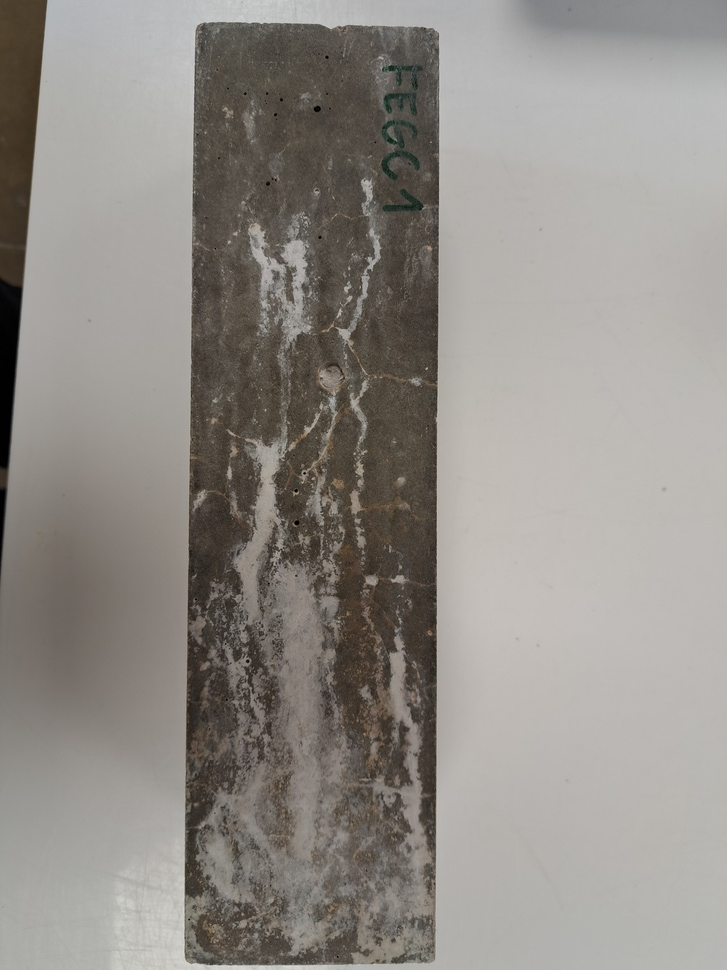
#> input picture 20230420_134658.jpg, 727 x 970 px, shrunk from 3468 x 4624 before the run
$ python contornos.py
#> lines starting #> are read from the running program, lines starting #| are printed output that depends on the picture; after the words box and inside, x2 and y2 are one past the last pixel; in counts of white or black regions, pixels touching at a corner belong together
"""
Script para la deteción y dibuj de contornos
"""

import numpy as np
import cv2 as cv


"""
Abrir imagen
"""

im = cv.imread('20230420_134658.jpg')
#> im is the input picture: shape (970, 727, 3); mean B, G, R 135.7, 141.1, 145.3
assert im is not None, "file could not be read, check with os.path.exists()"
imgray = cv.cvtColor(im, cv.COLOR_BGR2GRAY)
ret, thresh = cv.threshold(imgray, 127, 255, 0)
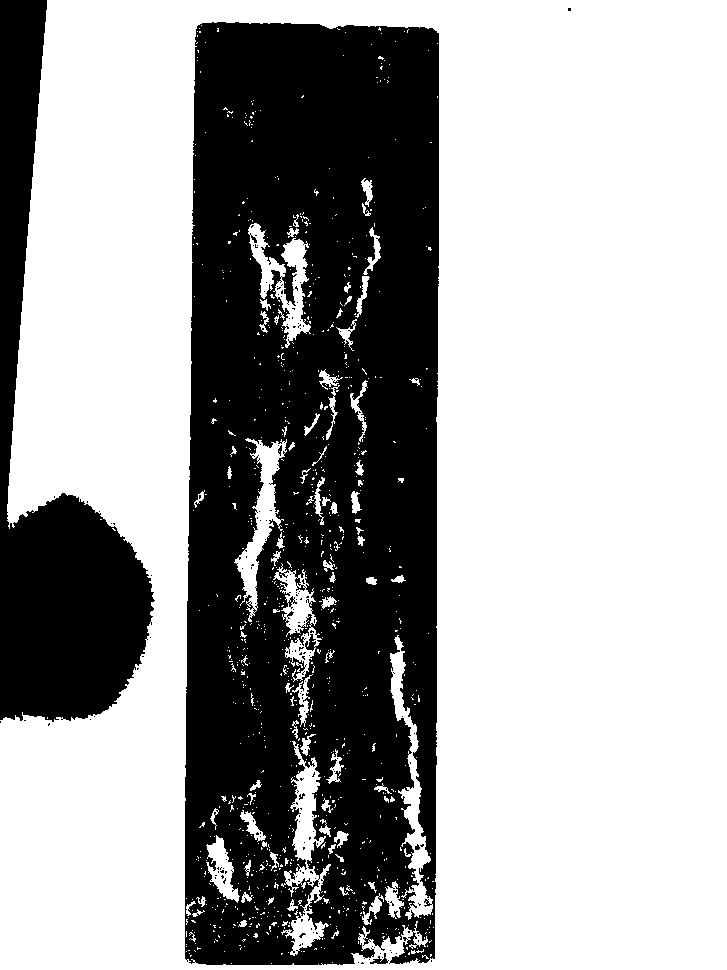
#> thresh: shape (970, 727); 64.6% white; 192 black regions (185 under 20 px)
contours, hierarchy = cv.findContours(thresh, cv.RETR_TREE, cv.CHAIN_APPROX_SIMPLE)
#> contours = 1287 contours, 1214 with area under 20; largest, box (x1, y1, x2, y2) and area: (0, 0, 727, 970) 661683, (184, 21, 440, 966) 233036, (281, 741, 331, 956) 3105, (390, 635, 433, 920) 2788, (234, 438, 287, 622) 2651


"""
Detectar contornos
"""


"""
Dibujar contornos
"""

# [6 lines of commented-out code are left out]

if len(contours) >= 2:
    # Ordenar los contornos por área, de mayor a menor
    contours = sorted(contours, key=cv.contourArea, reverse=True)

    # Dibujar el segundo mayor contorno
    segundo_mayor_contorno = contours[1]  # Segundo mayor
#> segundo_mayor_contorno = contour of 675 points, box (x1, y1, x2, y2) (184, 21, 440, 966), area 233036
    # cv.drawContours(im, [segundo_mayor_contorno], -1, (0, 255, 0), 3)

    # Crear una máscara con el mismo tamaño que la imagen, inicialmente negra
    mascara = np.zeros_like(im)

    # Dibujar el segundo mayor contorno en la máscara, llenándolo (blanco en el área del contorno)
    cv.drawContours(mascara, [segundo_mayor_contorno], -1, (255, 255, 255), thickness=cv.FILLED)
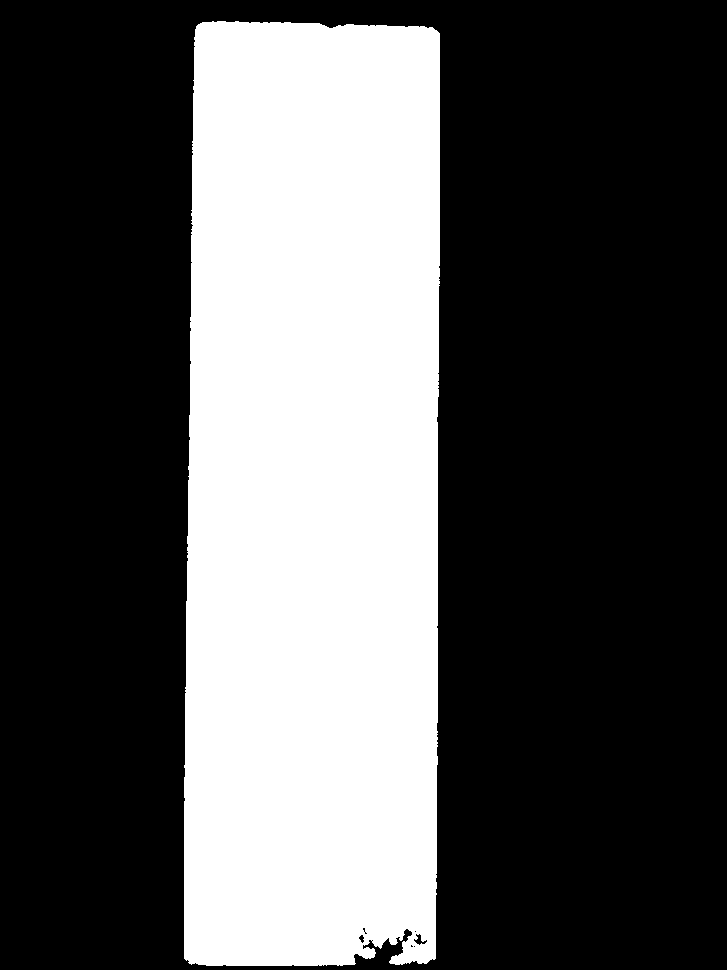
#> mascara: shape (970, 727, 3); 33.2% white; 1 white region, box (x1, y1, x2, y2) and area: (184, 21, 440, 966) 234370

    # Aplicar la máscara a la imagen original
    imagen_recortada = cv.bitwise_and(im, mascara)
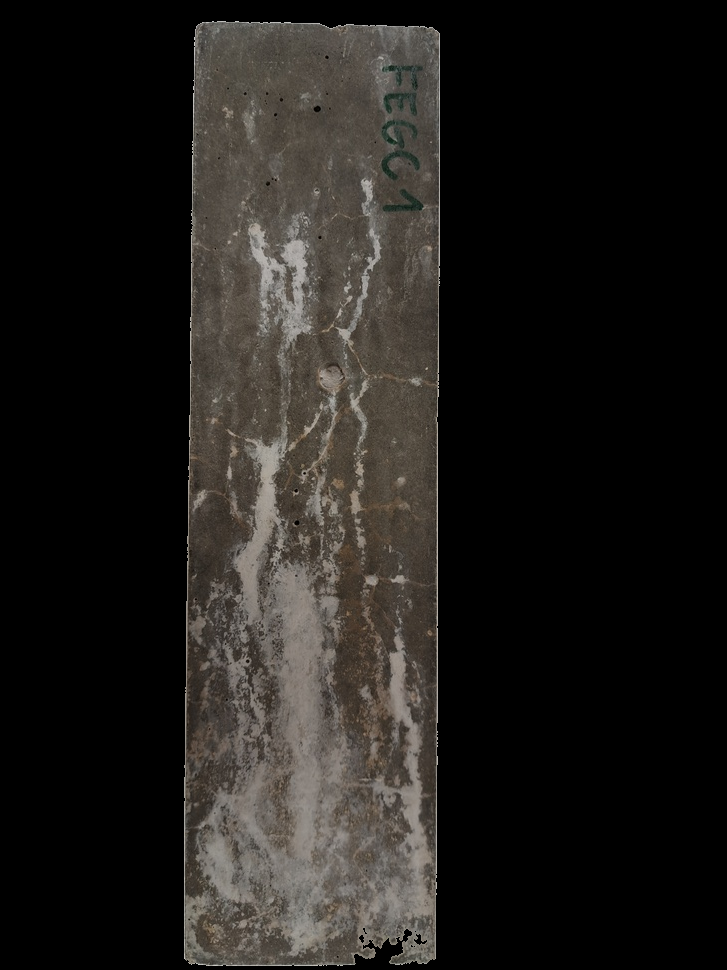
#> imagen_recortada: shape (970, 727, 3); mean B, G, R 26.4, 29, 31.3

    # Mostrar la imagen con solo el área dentro del segundo mayor contorno
    cv.imshow('Imagen Recortada', imagen_recortada)
    cv.waitKey(0)
    cv.destroyAllWindows()
else:
    print("No hay suficientes contornos rectangulares detectados.")

"""
Aislar contorno deseado y convertir superficie de probeta en 100%
"""


# import cv2
# import numpy as np
#
# # Cargar la imagen
# imagen = cv2.imread('20230420_134658.jpg')
# # Convertir a escala de grises
# gris = cv2.cvtColor(imagen, cv2.COLOR_BGR2GRAY)
#
# # Aplicar desenfoque para reducir ruido
# blur = cv2.GaussianBlur(gris, (5, 5), 0)
#
# # Aplicar detección de bordes (Canny)
# bordes = cv2.Canny(blur, 50, 150)
#
# # Encontrar contornos
# contornos, _ = cv2.findContours(bordes, cv2.RETR_TREE, cv2.CHAIN_APPROX_SIMPLE)
#
# # Filtrar y dibujar contornos rectangulares
# for contorno in contornos:
#     # Aproximar el contorno a un polígono
#     perimetro = cv2.arcLength(contorno, True)
#     aproximacion = cv2.approxPolyDP(contorno, 0.02 * perimetro, True)
#
#     # Si el polígono tiene 4 lados, es decir, es un rectángulo
#     if len(aproximacion) == 4:
#         # Obtener el bounding box (cuadro que encierra el contorno)
#         x, y, w, h = cv2.boundingRect(aproximacion)
#
#         cv2.drawContours(imagen, [aproximacion], -1, (0, 255, 0), 3)
#
# # Mostrar la imagen con los contornos detectados
# cv2.imshow('Contornos Detectados', imagen)
# cv2.waitKey(0)
# cv2.destroyAllWindows()
